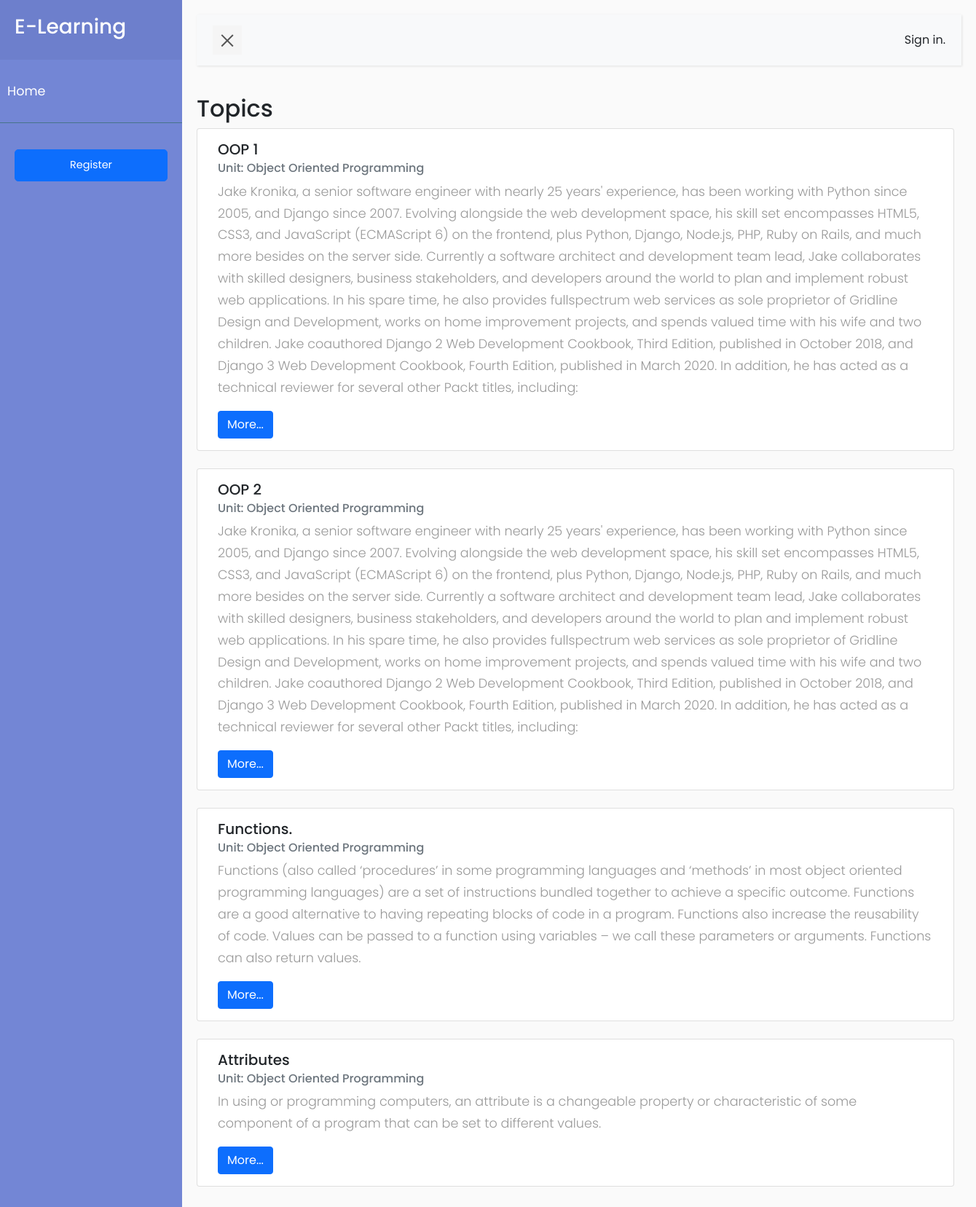
The page /list/units/topics/1 on the database its author committed.
### courses/models.py (models this page shows, shortened)
class Topics(models.Model):
    unit = models.ForeignKey(Unit, related_name='related_topics', on_delete=models.CASCADE)
    title = models.CharField(max_length=200, default='topic')
    slug = models.SlugField(unique=True)
    created = models.DateTimeField(auto_now_add=True)
    description = models.TextField()
    class Meta:
        ordering = ['created']

class Unit(models.Model):
    course = models.ForeignKey(Course, related_name='course', on_delete=models.CASCADE)
    year = models.ForeignKey(Semester, related_name='semester_units', on_delete=models.CASCADE)
    title = models.CharField(max_length=200)
    owner = models.ForeignKey(User, related_name='units_created', on_delete=models.CASCADE)
    slug = models.SlugField(unique=True)
    overview = models.TextField()
    created = models.DateTimeField(auto_now_add=True)
    students = models.ManyToManyField(User, related_name='course_joined', blank=True)  # enroll students to UNIT
    class Meta:
        ordering = ['-created']
    def __str__(self):
        return self.title

### courses/views.py (the view)
# urls.py: path('list/units/topics/<pk>', views.StudentTopicsView.as_view(),name='list_topics_view'),
class StudentTopicsView(ListView):
    model = Topics  # define model
    template_name = 'courses/list/topics_list.html'  # list/template path.
    context_object_name = 'unit_topics'  # override object name(customize).
    def get_queryset(self):
        return Topics.objects.filter(unit=self.kwargs['pk'])

### courses/templates/courses/list/topics_list.html (shortened to what this page needs)
{% extends "base.html" %}
{% block content %}
    <h2>Topics</h2>
    <div class="container">
            {% for topic in unit_topics %}
                <div class="row" >
                    <div class="card" style="width:65rem;">
                        <div class="card-body">
                            <h5 class="card-title">{{ topic.title }}</h5>
                            <h6 class="card-subtitle mb-2 text-muted">Unit: {{ topic.unit }}</h6>
                            <p class="card-text">{{ topic.description }}</p>
                            <a class="btn btn-primary" href="{% url 'topic_details' topic.id %}" role="button">More...</a>
                        </div>
                    </div>
                </div>
                <br>
            {% empty %}
                <h4>Topics Unavailable</h4>
            {% endfor %}
    </div>
{% endblock %}

### courses/static/css/style5.css (style rules this page uses)
body { font-family: 'Poppins', sans-serif; background: #fafafa; }
p { font-family: 'Poppins', sans-serif; font-size: 1.1em; font-weight: 300; line-height: 1.7em; color: #999; }
a, a:hover, a:focus { color: inherit; text-decoration: none; transition: all 0.3s; }

### rows shown on the page
Topics: title "OOP 1", unit "Object Oriented Programming", description "Jake Kronika, a senior software engineer with nearly 25 years' experience, has been working with Python since 2005, and Django since 2007. Evolving alongside the web development space, his skill set encompasses HTML5, CSS3, and JavaScript (ECMAScript 6) on the frontend, plus Python, Django, Node.js, PHP, Ruby on Rails, and much more besides on the server side. Currently a software architect and development team lead, Jake collaborates with skilled designers, business stakeholders, and developers around the world to plan and implement robust web applications. In his spare time, he also provides fullspectrum web services as sole proprietor of Gridline Design and Development, works on home…"
Topics: title "OOP 2", unit "Object Oriented Programming", description "Jake Kronika, a senior software engineer with nearly 25 years' experience, has been working with Python since 2005, and Django since 2007. Evolving alongside the web development space, his skill set encompasses HTML5, CSS3, and JavaScript (ECMAScript 6) on the frontend, plus Python, Django, Node.js, PHP, Ruby on Rails, and much more besides on the server side. Currently a software architect and development team lead, Jake collaborates with skilled designers, business stakeholders, and developers around the world to plan and implement robust web applications. In his spare time, he also provides fullspectrum web services as sole proprietor of Gridline Design and Development, works on home…"
Topics: title "Functions.", unit "Object Oriented Programming", description "Functions (also called ‘procedures’ in some programming languages and ‘methods’ in most object oriented programming languages) are a set of instructions bundled together to achieve a specific outcome. Functions are a good alternative to having repeating blocks of code in a program. Functions also increase the reusability of code. Values can be passed to a function using variables – we call these parameters or arguments. Functions can also return values."
Topics: title "Attributes", unit "Object Oriented Programming", description "In using or programming computers, an attribute is a changeable property or characteristic of some component of a program that can be set to different values."
